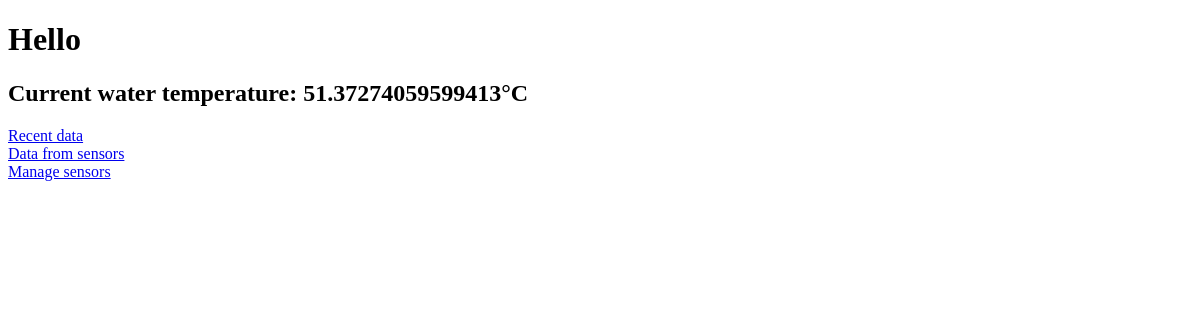
Before: / with the older database file.
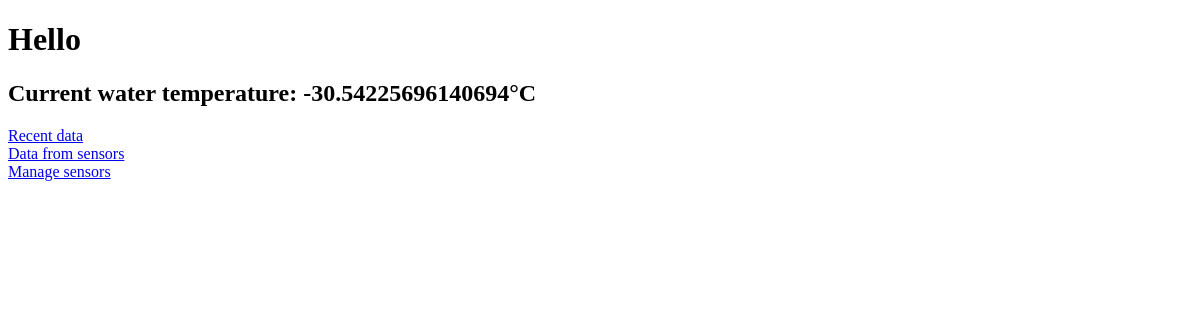
After: the same page with the newer database file.
### tables this page shows
CREATE TABLE config( waterTemp real, timing1 int, timing2 int, timing3 int);

### panel.py (the view)
@app.route("/")
def index():
    return render_template("index.html",water=db.GetWaterTemp()[0])

### dbManager.py (called while the page is built)
    def GetWaterTemp(self):
        self.cursor.execute("SELECT waterTemp FROM config")
        return self.cursor.fetchone()

### templates/index.html (shortened to what this page needs)
<!DOCTYPE html>
<html lang="en">
<head>
</head>
<body>
    <h1>Hello</h1>
    <h2>Current water temperature: {{ water }}°C</h2>
    <div>
        <a href="/recent">Recent data</a>
    </div>
    <div>
        <a href="/display">Data from sensors</a>
    </div>
    <div>
        <a href="/sensors">Manage sensors</a>
    </div>
</body>
</html>

Changed rows visible on the page:
changed config: waterTemp "51.37274059599413" → "-30.54225696140694"
